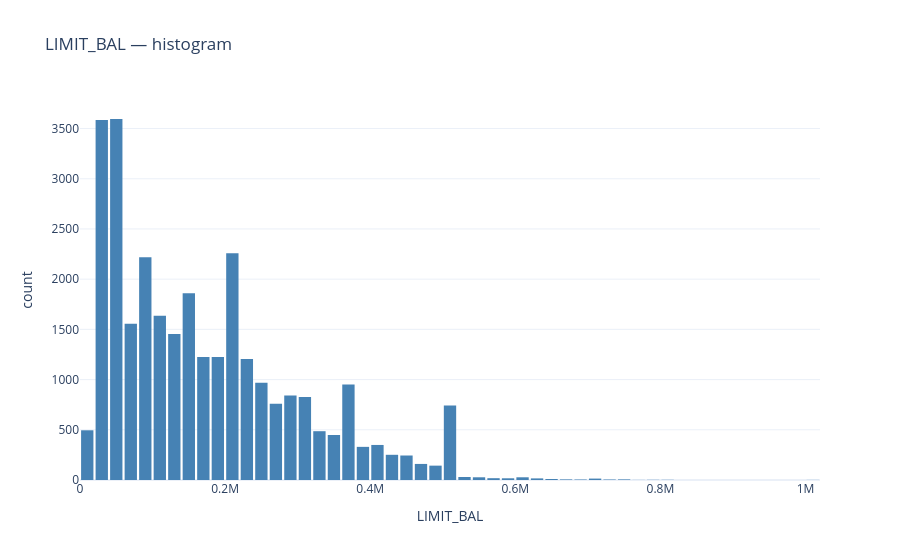
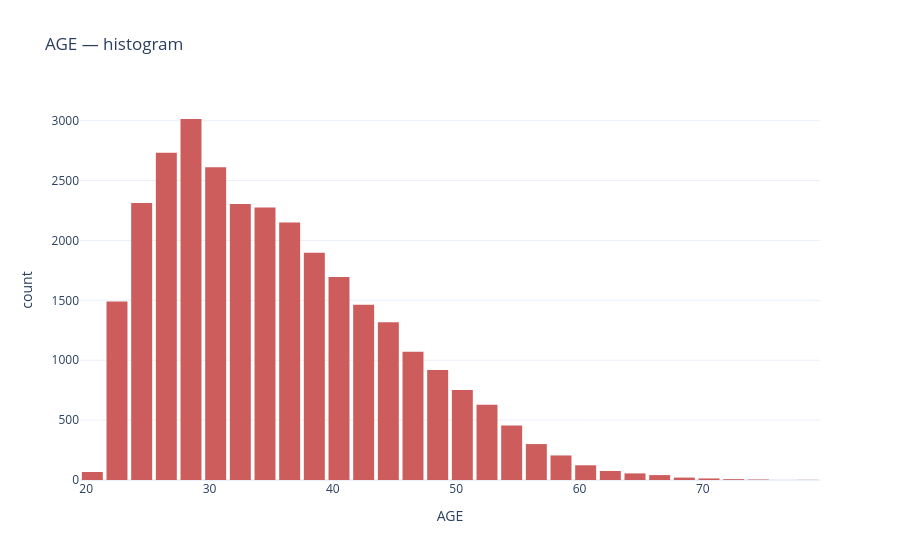
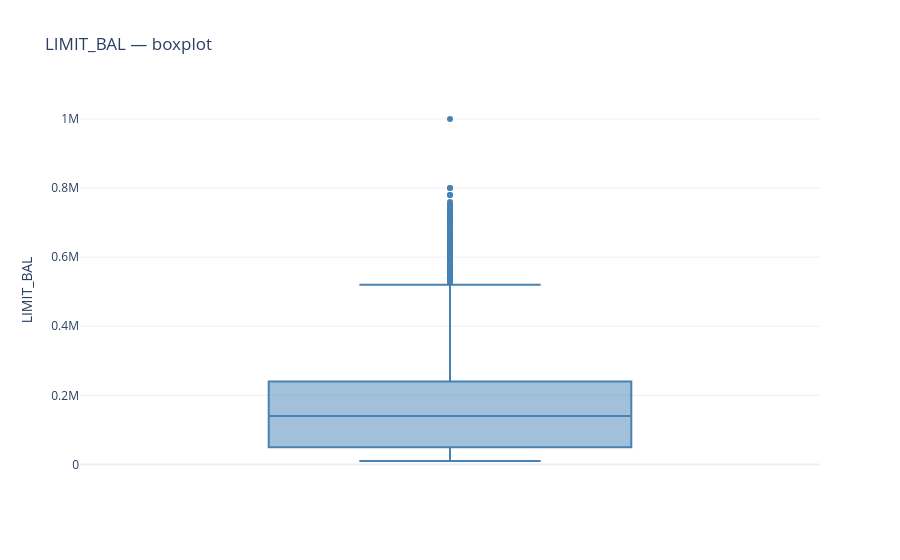
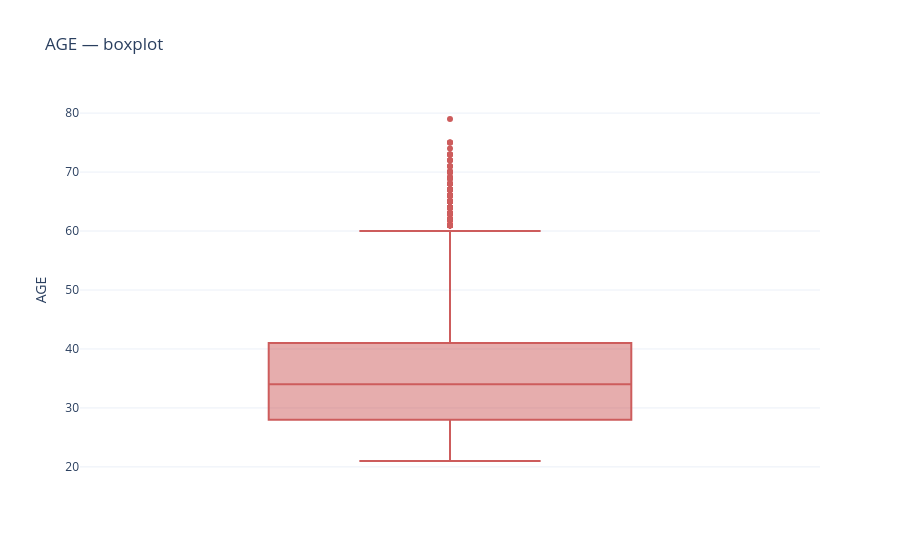

Source (notebook cell) for these figures, in order:
### Code cell
# checking numeric variable distributions and outliers with histograms and boxplots
# =============================================================================
# NUMERIC VARIABLES — DISTRIBUTIONS
# =============================================================================
section("Numeric variables distributions")

num_cols = ["LIMIT_BAL", "AGE"]
colors = ["steelblue", "indianred"]
for c, col in zip(num_cols, colors):
    fig = px.histogram(df, x=c, nbins=50, title=f"{c} — histogram")
    fig.update_traces(marker_color=col)
    fig.update_layout(bargap=0.15)
    fig.show()

fig = px.box(df, y="LIMIT_BAL", title="LIMIT_BAL — boxplot")
fig.update_traces(marker_color="steelblue")       # <- only one color line
fig.show()

fig = px.box(df, y="AGE", title="AGE — boxplot")
fig.update_traces(marker_color="indianred")       # <- only one color line
fig.show()

### Figure 1 — Plotly figure (JSON) as saved in the notebook; plotly's stock layout.template omitted (floating-point values rounded to 4 significant figures; data arrays with more than 128 entries replaced by an {"elided": "..."} marker saying what was removed)
{"data": [{"bingroup": "x", "hovertemplate": "LIMIT_BAL=%{x}<br>count=%{y}<extra></extra>", "legendgroup": "", "marker": {"color": "steelblue", "pattern": {"shape": ""}}, "name": "", "nbinsx": 50, "orientation": "v", "showlegend": false, "type": "histogram", "x": {"elided": "30000 int values"}, "xaxis": "x", "yaxis": "y"}], "layout": {"bargap": 0.15, "barmode": "relative", "legend": {"tracegroupgap": 0}, "title": {"text": "LIMIT_BAL — histogram"}, "xaxis": {"anchor": "y", "domain": [0, 1], "title": {"text": "LIMIT_BAL"}}, "yaxis": {"anchor": "x", "domain": [0, 1], "title": {"text": "count"}}}}

### Figure 2 — Plotly figure (JSON) as saved in the notebook; plotly's stock layout.template omitted (floating-point values rounded to 4 significant figures; data arrays with more than 128 entries replaced by an {"elided": "..."} marker saying what was removed)
{"data": [{"bingroup": "x", "hovertemplate": "AGE=%{x}<br>count=%{y}<extra></extra>", "legendgroup": "", "marker": {"color": "indianred", "pattern": {"shape": ""}}, "name": "", "nbinsx": 50, "orientation": "v", "showlegend": false, "type": "histogram", "x": {"elided": "30000 int values"}, "xaxis": "x", "yaxis": "y"}], "layout": {"bargap": 0.15, "barmode": "relative", "legend": {"tracegroupgap": 0}, "title": {"text": "AGE — histogram"}, "xaxis": {"anchor": "y", "domain": [0, 1], "title": {"text": "AGE"}}, "yaxis": {"anchor": "x", "domain": [0, 1], "title": {"text": "count"}}}}

### Figure 3 — Plotly figure (JSON) as saved in the notebook; plotly's stock layout.template omitted (floating-point values rounded to 4 significant figures; data arrays with more than 128 entries replaced by an {"elided": "..."} marker saying what was removed)
{"data": [{"alignmentgroup": "True", "hovertemplate": "LIMIT_BAL=%{y}<extra></extra>", "legendgroup": "", "marker": {"color": "steelblue"}, "name": "", "notched": false, "offsetgroup": "", "orientation": "v", "showlegend": false, "type": "box", "x0": " ", "xaxis": "x", "y": {"elided": "30000 int values"}, "y0": " ", "yaxis": "y"}], "layout": {"boxmode": "group", "legend": {"tracegroupgap": 0}, "title": {"text": "LIMIT_BAL — boxplot"}, "xaxis": {"anchor": "y", "domain": [0, 1]}, "yaxis": {"anchor": "x", "domain": [0, 1], "title": {"text": "LIMIT_BAL"}}}}

### Figure 4 — Plotly figure (JSON) as saved in the notebook; plotly's stock layout.template omitted (floating-point values rounded to 4 significant figures; data arrays with more than 128 entries replaced by an {"elided": "..."} marker saying what was removed)
{"data": [{"alignmentgroup": "True", "hovertemplate": "AGE=%{y}<extra></extra>", "legendgroup": "", "marker": {"color": "indianred"}, "name": "", "notched": false, "offsetgroup": "", "orientation": "v", "showlegend": false, "type": "box", "x0": " ", "xaxis": "x", "y": {"elided": "30000 int values"}, "y0": " ", "yaxis": "y"}], "layout": {"boxmode": "group", "legend": {"tracegroupgap": 0}, "title": {"text": "AGE — boxplot"}, "xaxis": {"anchor": "y", "domain": [0, 1]}, "yaxis": {"anchor": "x", "domain": [0, 1], "title": {"text": "AGE"}}}}
